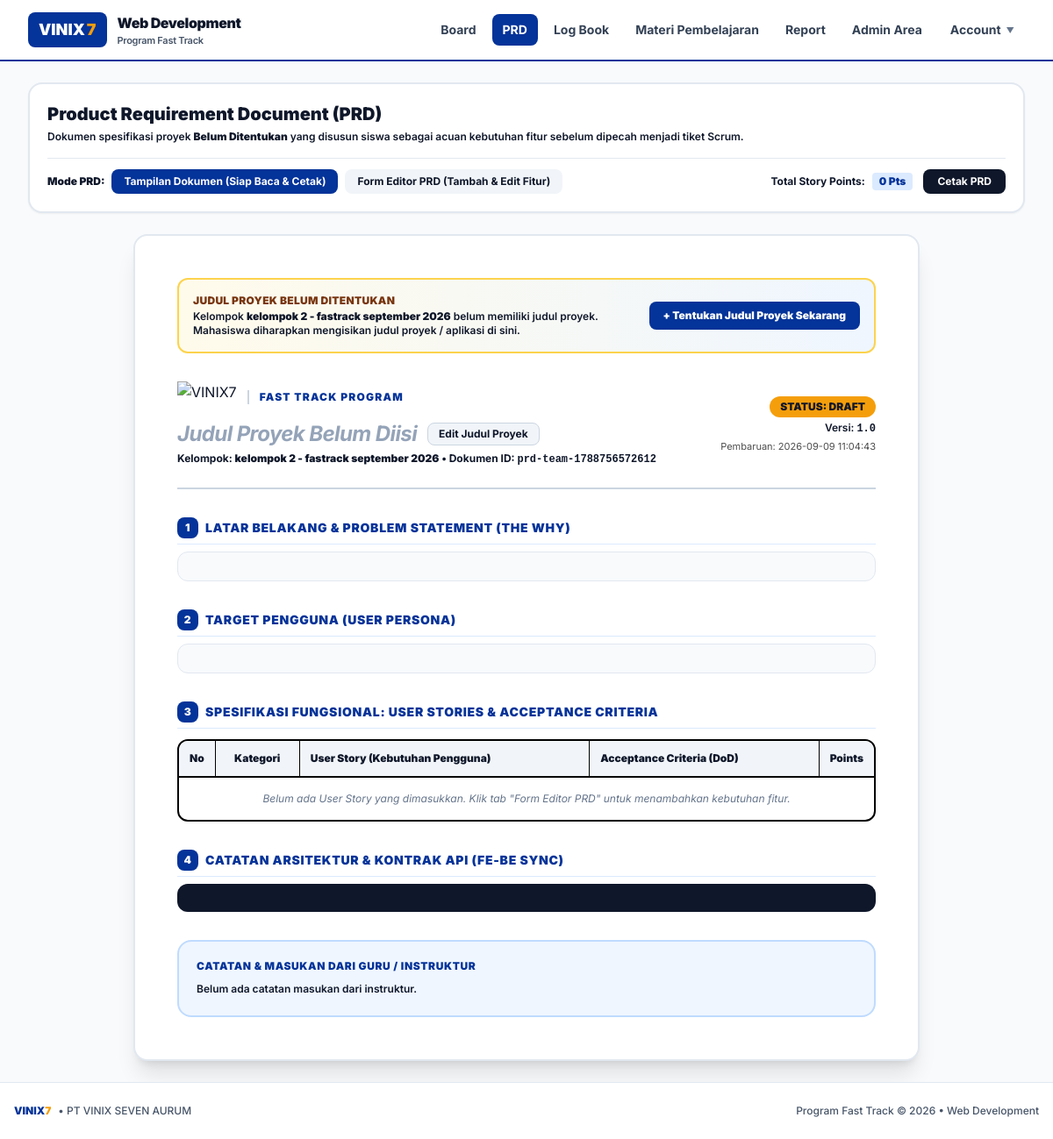
The app's page /prd.php (signed in) with its own data.
### tables this page shows
CREATE TABLE teams (
            id TEXT PRIMARY KEY,
            name TEXT NOT NULL,
            project_title TEXT NOT NULL,
            description TEXT,
            sprint_number INTEGER DEFAULT 1,
            created_at TEXT NOT NULL
        );

### prd.php (the view, shortened to what this page needs)
<?php
require_once __DIR__ . '/includes/header.php';
$stmt = $pdo->prepare("SELECT * FROM prds WHERE team_id = ? ORDER BY updated_at DESC LIMIT 1");
$stmt->execute([$currentTeamId]);
$prd = $stmt->fetch();
if (!$prd) {
    $prd = [
        'id' => 'prd-' . $currentTeamId,
        'team_id' => $currentTeamId,
        'title' => (!empty($currentTeam['project_title']) && $currentTeam['project_title'] !== 'Belum Ditentukan (Diisi di PRD)' && $currentTeam['project_title'] !== 'Belum Ditentukan (Diisi Siswa di PRD)') ? $currentTeam['project_title'] : '',
        'version' => '1.0',
        'status' => 'draft',
        'problem_statement' => '',
        'user_personas' => '',
        'user_stories' => '[]',
        'technical_notes' => '',
        'feedback_teacher' => '',
        'created_at' => date('Y-m-d H:i:s'),
        'updated_at' => date('Y-m-d H:i:s')
    ];
}
$userStories = [];
if (!empty($prd['user_stories'])) {
    $userStories = json_decode($prd['user_stories'], true) ?? [];
}
$projectDisplayTitle = !empty($prd['title'])
    ? $prd['title']
    : ((!empty($currentTeam['project_title']) && $currentTeam['project_title'] !== 'Belum Ditentukan (Diisi di PRD)' && $currentTeam['project_title'] !== 'Belum Ditentukan (Diisi Siswa di PRD)') ? $currentTeam['project_title'] : '');
$viewMode = $_GET['mode'] ?? 'doc';
?>
<div class="space-y-6">
    <div class="no-print bg-white rounded-2xl p-5 border-2 border-slate-200 shadow-sm space-y-4">
        <div class="flex flex-col lg:flex-row lg:items-center justify-between gap-4">
            <div>
                <div class="flex items-center gap-2">
                    <h1 class="text-xl font-black text-black">Product Requirement Document (PRD)</h1>
                </div>
                <p class="text-xs text-black font-semibold mt-1">
                    Dokumen spesifikasi proyek <b><?= htmlspecialchars($projectDisplayTitle ?: 'Belum Ditentukan') ?></b> yang disusun siswa sebagai acuan kebutuhan fitur sebelum dipecah menjadi tiket Scrum.
                </p>
            </div>
        </div>
        <div class="pt-3 border-t border-slate-200 flex flex-wrap items-center justify-between gap-3 text-xs">
            <div class="flex items-center gap-2">
                <span class="font-black text-black">Mode PRD:</span>
                <a href="prd.php?mode=doc" class="px-3.5 py-1.5 rounded-lg font-bold transition flex items-center gap-1.5 <?= $viewMode === 'doc' ? 'bg-[#043399] text-white' : 'bg-slate-100 text-black hover:bg-slate-200' ?>">
                    <span>Tampilan Dokumen (Siap Baca & Cetak)</span>
                </a>
                <a href="prd.php?mode=edit" class="px-3.5 py-1.5 rounded-lg font-bold transition flex items-center gap-1.5 <?= $viewMode === 'edit' ? 'bg-[#f59e0b] text-black font-extrabold shadow-xs' : 'bg-slate-100 text-black hover:bg-slate-200' ?>">
                    <span>Form Editor PRD (Tambah & Edit Fitur)</span>
                </a>
            </div>
            <div class="flex items-center gap-3">
                <div class="flex items-center gap-2">
                    <span class="font-bold text-black">Total Story Points:</span>
                    <span class="font-black px-2 py-0.5 rounded bg-blue-100 text-[#043399]">
                        <?php
                        $totalPts = 0;
                        echo $totalPts . ' Pts';
                        ?>
                    </span>
                </div>
                <button type="button" onclick="window.print()" class="px-4 py-1.5 rounded-lg bg-slate-900 hover:bg-black text-white font-bold text-xs transition active:scale-95 shadow-sm">
                    Cetak PRD
                </button>
            </div>
        </div>
    </div>
    <?php if ($viewMode === 'doc'): ?>
    <div class="bg-white p-8 sm:p-12 max-w-4xl mx-auto rounded-2xl border-2 border-slate-200 shadow-xl print:shadow-none print:border-none print:p-0 space-y-8 text-black">
        <?php if (empty($projectDisplayTitle)): ?>
            <div class="no-print bg-gradient-to-r from-amber-50 to-blue-50 border-2 border-amber-300 rounded-xl p-4 flex flex-col sm:flex-row sm:items-center justify-between gap-3 shadow-xs">
                <div>
                    <div class="text-xs font-black text-amber-900 uppercase tracking-wide">
                        Judul Proyek Belum Ditentukan
                    </div>
                    <p class="text-xs text-black font-semibold mt-0.5">
                        Kelompok <b><?= htmlspecialchars($currentTeam['name']) ?></b> belum memiliki judul proyek. Mahasiswa diharapkan mengisikan judul proyek / aplikasi di sini.
                    </p>
                </div>
                <button type="button" onclick="openEditProjectTitleModal()" class="px-4 py-2 bg-[#043399] hover:bg-[#021f5c] text-white text-xs font-black rounded-lg transition shrink-0 shadow-xs">
                    + Tentukan Judul Proyek Sekarang
                </button>
            </div>
        <?php endif; ?>
        <div class="border-b-2 border-slate-300 pb-6 flex flex-col sm:flex-row sm:items-center justify-between gap-4">
            <div>
                <div class="flex items-center gap-3 mb-2">
                    <img src="logo/LOGO VINIX.png" alt="VINIX7" style="height: 36px; width: auto;" class="object-contain">
                    <span class="text-xs font-black uppercase tracking-widest text-[#043399] border-l-2 border-slate-300 pl-3">Fast Track Program</span>
                </div>
                <div class="flex flex-wrap items-center gap-3">
                    <h1 class="text-2xl font-black text-black uppercase tracking-tight">
                        <?= !empty($projectDisplayTitle) ? htmlspecialchars($projectDisplayTitle) : '<span class="text-slate-400 font-bold normal-case italic">Judul Proyek Belum Diisi</span>' ?>
                    </h1>
                    <button type="button" onclick="openEditProjectTitleModal()" class="no-print px-3 py-1 bg-slate-100 hover:bg-slate-200 text-black border border-slate-300 rounded-lg text-xs font-bold transition flex items-center gap-1 shadow-2xs" title="Ubah Judul Proyek Mahasiswa">
                        <span>Edit Judul Proyek</span>
                    </button>
                </div>
                <div class="text-xs text-black font-bold mt-1">
                    Kelompok: <b><?= htmlspecialchars($currentTeam['name'] ?? 'Tim Fast Track') ?></b> &bull; Dokumen ID: <span class="font-mono"><?= htmlspecialchars($prd['id'] ?? 'prd-1') ?></span>
                </div>
            </div>
            <div class="text-left sm:text-right space-y-1">
                <div class="inline-flex items-center gap-2 px-3 py-1 rounded-full text-xs font-black bg-[#f59e0b] text-black">
                    <span>STATUS: <?= strtoupper(htmlspecialchars($prd['status'] ?? 'Draft')) ?></span>
                </div>
                <div class="text-xs text-black font-semibold">
                    Versi: <span class="font-mono font-bold"><?= htmlspecialchars($prd['version'] ?? '1.0') ?></span>
                </div>
                <div class="text-[11px] text-black/70">
                    Pembaruan: <?= htmlspecialchars($prd['updated_at'] ?? date('Y-m-d')) ?>
                </div>
            </div>
        </div>
        <div class="space-y-2">
            <h2 class="text-sm font-black text-[#043399] uppercase tracking-wider flex items-center gap-2 border-b border-blue-100 pb-1.5">
                <span class="w-6 h-6 rounded-lg bg-[#043399] text-white inline-flex items-center justify-center text-xs font-black">1</span>
                Latar Belakang & Problem Statement (The Why)
            </h2>
            <div class="text-xs font-medium leading-relaxed text-black bg-slate-50 p-4 rounded-xl border border-slate-200">
            </div>
        </div>
        <div class="space-y-2">
            <h2 class="text-sm font-black text-[#043399] uppercase tracking-wider flex items-center gap-2 border-b border-blue-100 pb-1.5">
                <span class="w-6 h-6 rounded-lg bg-[#043399] text-white inline-flex items-center justify-center text-xs font-black">2</span>
                Target Pengguna (User Persona)
            </h2>
            <div class="text-xs font-medium leading-relaxed text-black bg-slate-50 p-4 rounded-xl border border-slate-200">
            </div>
        </div>
        <div class="space-y-3">
            <div class="flex items-center justify-between">
                <h2 class="text-sm font-black text-[#043399] uppercase tracking-wider flex items-center gap-2 border-b border-blue-100 pb-1.5 flex-1">
                    <span class="w-6 h-6 rounded-lg bg-[#043399] text-white inline-flex items-center justify-center text-xs font-black">3</span>
                    Spesifikasi Fungsional: User Stories & Acceptance Criteria
                </h2>
            </div>
            <div class="overflow-x-auto border-2 border-black rounded-xl">
                <table class="w-full text-left border-collapse text-xs text-black">
                    <thead>
                        <tr class="bg-slate-100 border-b-2 border-black">
                            <th class="p-3 font-black border-r border-black w-10 text-center">No</th>
                            <th class="p-3 font-black border-r border-black w-24 text-center">Kategori</th>
                            <th class="p-3 font-black border-r border-black">User Story (Kebutuhan Pengguna)</th>
                            <th class="p-3 font-black border-r border-black">Acceptance Criteria (DoD)</th>
                            <th class="p-3 font-black w-14 text-center">Points</th>
                        </tr>
                    </thead>
                    <tbody>
                        <?php if (empty($userStories)): ?>
                            <tr>
                                <td colspan="5" class="p-4 text-center text-slate-500 italic">
                                    Belum ada User Story yang dimasukkan. Klik tab "Form Editor PRD" untuk menambahkan kebutuhan fitur.
                                </td>
                            </tr>
                        <?php endif; ?>
                    </tbody>
                </table>
            </div>
        </div>
        <div class="space-y-2">
            <h2 class="text-sm font-black text-[#043399] uppercase tracking-wider flex items-center gap-2 border-b border-blue-100 pb-1.5">
                <span class="w-6 h-6 rounded-lg bg-[#043399] text-white inline-flex items-center justify-center text-xs font-black">4</span>
                Catatan Arsitektur & Kontrak API (FE-BE Sync)
            </h2>
            <pre class="text-xs font-mono font-semibold bg-slate-900 text-amber-300 p-4 rounded-xl overflow-x-auto leading-relaxed"><?= htmlspecialchars($prd['technical_notes'] ?? '// Belum ada catatan teknis') ?></pre>
        </div>
        <div class="space-y-2 bg-blue-50 p-5 rounded-2xl border-2 border-blue-200">
            <h2 class="text-xs font-black text-[#043399] uppercase tracking-wider flex items-center gap-2">
                <span>Catatan & Masukan dari Guru / Instruktur</span>
            </h2>
            <p class="text-xs text-black font-semibold leading-relaxed">
                <?= !empty($prd['feedback_teacher']) ? nl2br(htmlspecialchars($prd['feedback_teacher'])) : 'Belum ada catatan masukan dari instruktur.' ?>
            </p>
        </div>
    </div>
    <?php endif; ?>
</div>
<?php require_once __DIR__ . '/includes/footer.php'; ?>

### assets/css/custom.css (style rules this page uses)
:root { --vinix-blue: #043399; --vinix-blue-dark: #021f5c; --vinix-blue-light: #eef3fc; --vinix-yellow: #f59e0b; --vinix-yellow-dark: #d97706; --vinix-yellow-light: #fef8ee; --text-black: #0f172a; --text-dark: #1e293b; }
body { font-family: 'Inter', -apple-system, BlinkMacSystemFont, "Segoe UI", Roboto, sans-serif; color: var(--text-black); background-color: #f8fafc; }
h1, h2, h3, h4, h5, h6, p, span, td, th, label, div { color: inherit; }
.text-white { color: #ffffff !important; }
.text-black { color: #000000 !important; }

### includes/header.php (style rules this page uses)
body { font-family: 'Inter', -apple-system, BlinkMacSystemFont, "Segoe UI", Roboto, sans-serif; color: #0f172a; }
h1, h2, h3, h4, h5, h6, p, span, td, th, label, div, input, textarea, select { color: inherit; }
.text-white { color: #ffffff !important; }
.text-black { color: #0f172a !important; }

### records on screen
teams: project_title "Belum Ditentukan", name "kelompok 2 - fastrack september 2026", id+project_title "prd-team-1788756572612", id+project_title "DRAFT", id+project_title "1.0", id+project_title "2026-09-09 11:04:43"

### other values on screen
$totalPts "0"
